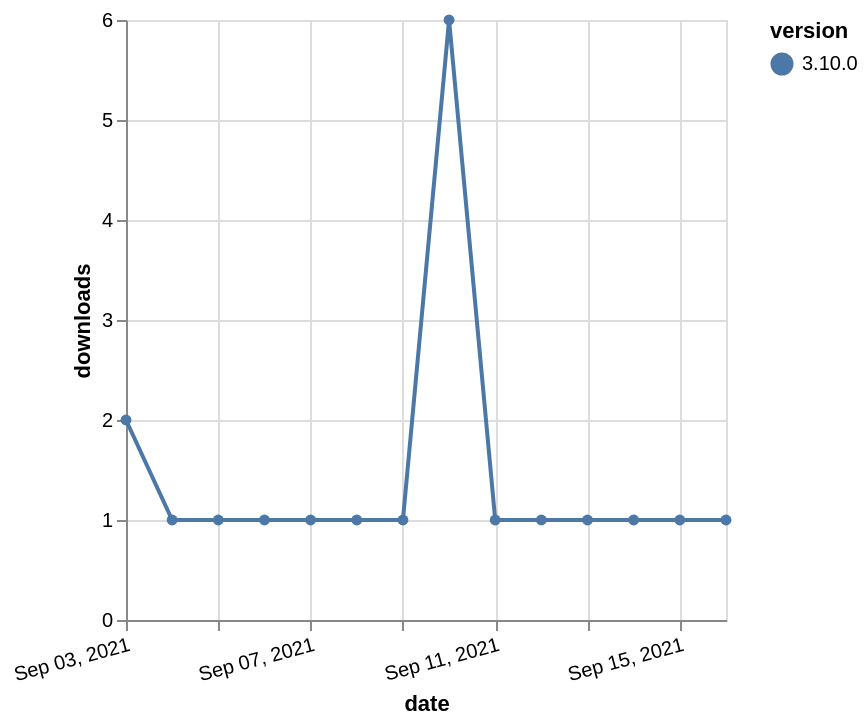

Express this chart as Vega-Lite.
### Vega-Lite specification from a JSON file in a GitHub repository (floating-point values rounded to 4 significant figures)
{"$schema": "https://vega.github.io/schema/vega-lite/v5.json", "description": "A simple bar chart with embedded data.", "data": {"values": [{"date": "2021-09-03", "total": 302, "delta": 2, "version": "3.10.0"}, {"date": "2021-09-04", "total": 303, "delta": 1, "version": "3.10.0"}, {"date": "2021-09-05", "total": 304, "delta": 1, "version": "3.10.0"}, {"date": "2021-09-06", "total": 305, "delta": 1, "version": "3.10.0"}, {"date": "2021-09-07", "total": 306, "delta": 1, "version": "3.10.0"}, {"date": "2021-09-08", "total": 307, "delta": 1, "version": "3.10.0"}, {"date": "2021-09-09", "total": 308, "delta": 1, "version": "3.10.0"}, {"date": "2021-09-10", "total": 314, "delta": 6, "version": "3.10.0"}, {"date": "2021-09-11", "total": 315, "delta": 1, "version": "3.10.0"}, {"date": "2021-09-12", "total": 316, "delta": 1, "version": "3.10.0"}, {"date": "2021-09-13", "total": 317, "delta": 1, "version": "3.10.0"}, {"date": "2021-09-14", "total": 318, "delta": 1, "version": "3.10.0"}, {"date": "2021-09-15", "total": 319, "delta": 1, "version": "3.10.0"}, {"date": "2021-09-16", "total": 320, "delta": 1, "version": "3.10.0"}]}, "width": "container", "mark": {"type": "line", "point": {"filled": true}}, "encoding": {"x": {"field": "date", "type": "temporal", "timeUnit": "yearmonthdate", "title": "date", "axis": {"labelAngle": -15}}, "y": {"field": "delta", "type": "quantitative", "title": "downloads"}, "color": {"field": "version", "type": "nominal"}, "tooltip": {"field": "delta"}}}
